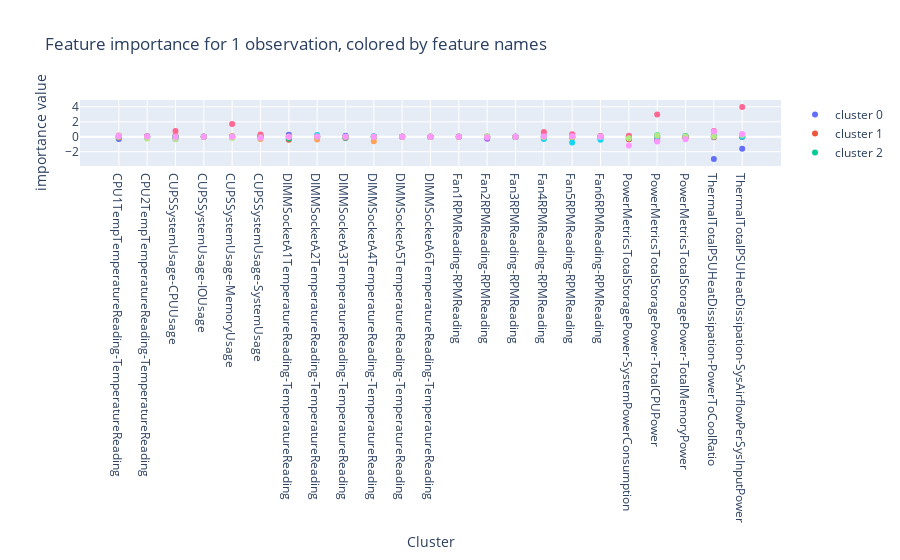

Notebook source saved alongside this figure:
### Code cell
i = 0

x = feature_cols
fig = go.Figure()
shape_1obs = shap_values_np[:,i,:]
print("pred: Cluster", pred_valid[i])
for i in range(len_cluster):
    fig.add_trace(go.Scatter(x=x, y=shape_1obs[i,:], name="cluster "+str(i), mode='markers'))


fig.update_layout(barmode='relative', title_text='Feature importance for 1 observation, colored by feature names',   
        yaxis=dict(
        title='importance value',
    ),   xaxis=dict(
        title='Cluster',
    ))
fig.show()

### Figure 1 — Plotly figure (JSON) as saved in the notebook; plotly's stock layout.template omitted (floating-point values rounded to 4 significant figures)
{"data": [{"mode": "markers", "name": "cluster 0", "type": "scatter", "x": ["CPU1TempTemperatureReading-TemperatureReading", "CPU2TempTemperatureReading-TemperatureReading", "CUPSSystemUsage-CPUUsage", "CUPSSystemUsage-IOUsage", "CUPSSystemUsage-MemoryUsage", "CUPSSystemUsage-SystemUsage", "DIMMSocketA1TemperatureReading-TemperatureReading", "DIMMSocketA2TemperatureReading-TemperatureReading", "DIMMSocketA3TemperatureReading-TemperatureReading", "DIMMSocketA4TemperatureReading-TemperatureReading", "DIMMSocketA5TemperatureReading-TemperatureReading", "DIMMSocketA6TemperatureReading-TemperatureReading", "Fan1RPMReading-RPMReading", "Fan2RPMReading-RPMReading", "Fan3RPMReading-RPMReading", "Fan4RPMReading-RPMReading", "Fan5RPMReading-RPMReading", "Fan6RPMReading-RPMReading", "PowerMetricsTotalStoragePower-SystemPowerConsumption", "PowerMetricsTotalStoragePower-TotalCPUPower", "PowerMetricsTotalStoragePower-TotalMemoryPower", "ThermalTotalPSUHeatDissipation-PowerToCoolRatio", "ThermalTotalPSUHeatDissipation-SysAirflowPerSysInputPower"], "y": [-0.3211, -0.1245, 0.001223, 0, 0.004063, 0.005841, 0.2662, -0.01008, 0.1444, 0.0008095, 0, 0, 0, -0.01811, 0, 0.05685, -3.876e-05, -1.999e-05, -0.2901, -0.5534, -0.07315, -2.971, -1.592]}, {"mode": "markers", "name": "cluster 1", "type": "scatter", "x": ["CPU1TempTemperatureReading-TemperatureReading", "CPU2TempTemperatureReading-TemperatureReading", "CUPSSystemUsage-CPUUsage", "CUPSSystemUsage-IOUsage", "CUPSSystemUsage-MemoryUsage", "CUPSSystemUsage-SystemUsage", "DIMMSocketA1TemperatureReading-TemperatureReading", "DIMMSocketA2TemperatureReading-TemperatureReading", "DIMMSocketA3TemperatureReading-TemperatureReading", "DIMMSocketA4TemperatureReading-TemperatureReading", "DIMMSocketA5TemperatureReading-TemperatureReading", "DIMMSocketA6TemperatureReading-TemperatureReading", "Fan1RPMReading-RPMReading", "Fan2RPMReading-RPMReading", "Fan3RPMReading-RPMReading", "Fan4RPMReading-RPMReading", "Fan5RPMReading-RPMReading", "Fan6RPMReading-RPMReading", "PowerMetricsTotalStoragePower-SystemPowerConsumption", "PowerMetricsTotalStoragePower-TotalCPUPower", "PowerMetricsTotalStoragePower-TotalMemoryPower", "ThermalTotalPSUHeatDissipation-PowerToCoolRatio", "ThermalTotalPSUHeatDissipation-SysAirflowPerSysInputPower"], "y": [-0.001574, 3.398e-05, 1.028e-05, 0, 0.0001727, 2.413e-05, -0.388, -0.0001682, -0.1872, 1.24e-05, 0, 0, 0, 0.0005588, 0, -0.01368, -3.614e-05, -3.282e-06, -0.3322, -0.1088, -0.1174, -0.06453, -0.03106]}, {"mode": "markers", "name": "cluster 2", "type": "scatter", "x": ["CPU1TempTemperatureReading-TemperatureReading", "CPU2TempTemperatureReading-TemperatureReading", "CUPSSystemUsage-CPUUsage", "CUPSSystemUsage-IOUsage", "CUPSSystemUsage-MemoryUsage", "CUPSSystemUsage-SystemUsage", "DIMMSocketA1TemperatureReading-TemperatureReading", "DIMMSocketA2TemperatureReading-TemperatureReading", "DIMMSocketA3TemperatureReading-TemperatureReading", "DIMMSocketA4TemperatureReading-TemperatureReading", "DIMMSocketA5TemperatureReading-TemperatureReading", "DIMMSocketA6TemperatureReading-TemperatureReading", "Fan1RPMReading-RPMReading", "Fan2RPMReading-RPMReading", "Fan3RPMReading-RPMReading", "Fan4RPMReading-RPMReading", "Fan5RPMReading-RPMReading", "Fan6RPMReading-RPMReading", "PowerMetricsTotalStoragePower-SystemPowerConsumption", "PowerMetricsTotalStoragePower-TotalCPUPower", "PowerMetricsTotalStoragePower-TotalMemoryPower", "ThermalTotalPSUHeatDissipation-PowerToCoolRatio", "ThermalTotalPSUHeatDissipation-SysAirflowPerSysInputPower"], "y": [-0.0771, -0.03692, -0.01011, 0, 4.877e-05, -0.0001997, -0.2341, -4.34e-06, -0.1317, -0.001263, 0, 0, 0, -0.1723, 0, 0.01118, 0.1029, 0.002769, -0.1855, 0.1885, 0.08612, 0.04391, -0.005754]}, {"mode": "markers", "name": "cluster 3", "type": "scatter", "x": ["CPU1TempTemperatureReading-TemperatureReading", "CPU2TempTemperatureReading-TemperatureReading", "CUPSSystemUsage-CPUUsage", "CUPSSystemUsage-IOUsage", "CUPSSystemUsage-MemoryUsage", "CUPSSystemUsage-SystemUsage", "DIMMSocketA1TemperatureReading-TemperatureReading", "DIMMSocketA2TemperatureReading-TemperatureReading", "DIMMSocketA3TemperatureReading-TemperatureReading", "DIMMSocketA4TemperatureReading-TemperatureReading", "DIMMSocketA5TemperatureReading-TemperatureReading", "DIMMSocketA6TemperatureReading-TemperatureReading", "Fan1RPMReading-RPMReading", "Fan2RPMReading-RPMReading", "Fan3RPMReading-RPMReading", "Fan4RPMReading-RPMReading", "Fan5RPMReading-RPMReading", "Fan6RPMReading-RPMReading", "PowerMetricsTotalStoragePower-SystemPowerConsumption", "PowerMetricsTotalStoragePower-TotalCPUPower", "PowerMetricsTotalStoragePower-TotalMemoryPower", "ThermalTotalPSUHeatDissipation-PowerToCoolRatio", "ThermalTotalPSUHeatDissipation-SysAirflowPerSysInputPower"], "y": [-0.04385, -0.01953, -0.2967, 0, -0.07951, 0.09662, -0.001295, -0.0002254, -0.0002341, -0.01171, 0, 0, 0, -0.2823, 0, -0.156, -0.08854, -0.03422, 0.0133, -0.000346, 0.003342, 0.004206, 0.001248]}, {"mode": "markers", "name": "cluster 4", "type": "scatter", "x": ["CPU1TempTemperatureReading-TemperatureReading", "CPU2TempTemperatureReading-TemperatureReading", "CUPSSystemUsage-CPUUsage", "CUPSSystemUsage-IOUsage", "CUPSSystemUsage-MemoryUsage", "CUPSSystemUsage-SystemUsage", "DIMMSocketA1TemperatureReading-TemperatureReading", "DIMMSocketA2TemperatureReading-TemperatureReading", "DIMMSocketA3TemperatureReading-TemperatureReading", "DIMMSocketA4TemperatureReading-TemperatureReading", "DIMMSocketA5TemperatureReading-TemperatureReading", "DIMMSocketA6TemperatureReading-TemperatureReading", "Fan1RPMReading-RPMReading", "Fan2RPMReading-RPMReading", "Fan3RPMReading-RPMReading", "Fan4RPMReading-RPMReading", "Fan5RPMReading-RPMReading", "Fan6RPMReading-RPMReading", "PowerMetricsTotalStoragePower-SystemPowerConsumption", "PowerMetricsTotalStoragePower-TotalCPUPower", "PowerMetricsTotalStoragePower-TotalMemoryPower", "ThermalTotalPSUHeatDissipation-PowerToCoolRatio", "ThermalTotalPSUHeatDissipation-SysAirflowPerSysInputPower"], "y": [-0.05721, -0.02004, 0.1956, 0, 0.09133, -0.3106, 0.0006726, -0.3676, 0.0002041, -0.6145, 0, 0, 0, -0.002908, 0, -0.196, -0.09872, -0.04215, -0.0005434, 0.007061, 2.753e-05, 0.109, 0.02449]}, {"mode": "markers", "name": "cluster 5", "type": "scatter", "x": ["CPU1TempTemperatureReading-TemperatureReading", "CPU2TempTemperatureReading-TemperatureReading", "CUPSSystemUsage-CPUUsage", "CUPSSystemUsage-IOUsage", "CUPSSystemUsage-MemoryUsage", "CUPSSystemUsage-SystemUsage", "DIMMSocketA1TemperatureReading-TemperatureReading", "DIMMSocketA2TemperatureReading-TemperatureReading", "DIMMSocketA3TemperatureReading-TemperatureReading", "DIMMSocketA4TemperatureReading-TemperatureReading", "DIMMSocketA5TemperatureReading-TemperatureReading", "DIMMSocketA6TemperatureReading-TemperatureReading", "Fan1RPMReading-RPMReading", "Fan2RPMReading-RPMReading", "Fan3RPMReading-RPMReading", "Fan4RPMReading-RPMReading", "Fan5RPMReading-RPMReading", "Fan6RPMReading-RPMReading", "PowerMetricsTotalStoragePower-SystemPowerConsumption", "PowerMetricsTotalStoragePower-TotalCPUPower", "PowerMetricsTotalStoragePower-TotalMemoryPower", "ThermalTotalPSUHeatDissipation-PowerToCoolRatio", "ThermalTotalPSUHeatDissipation-SysAirflowPerSysInputPower"], "y": [0.04707, 0.05332, 0.02072, 0, -0.01301, -0.1127, 3.262e-05, 0.2209, 2.051e-05, 0.07418, 0, 0, 0, -0.006515, 0, -0.3045, -0.7703, -0.4091, -0.02281, -0.006754, 5.153e-05, 0.1441, 0.004824]}, {"mode": "markers", "name": "cluster 6", "type": "scatter", "x": ["CPU1TempTemperatureReading-TemperatureReading", "CPU2TempTemperatureReading-TemperatureReading", "CUPSSystemUsage-CPUUsage", "CUPSSystemUsage-IOUsage", "CUPSSystemUsage-MemoryUsage", "CUPSSystemUsage-SystemUsage", "DIMMSocketA1TemperatureReading-TemperatureReading", "DIMMSocketA2TemperatureReading-TemperatureReading", "DIMMSocketA3TemperatureReading-TemperatureReading", "DIMMSocketA4TemperatureReading-TemperatureReading", "DIMMSocketA5TemperatureReading-TemperatureReading", "DIMMSocketA6TemperatureReading-TemperatureReading", "Fan1RPMReading-RPMReading", "Fan2RPMReading-RPMReading", "Fan3RPMReading-RPMReading", "Fan4RPMReading-RPMReading", "Fan5RPMReading-RPMReading", "Fan6RPMReading-RPMReading", "PowerMetricsTotalStoragePower-SystemPowerConsumption", "PowerMetricsTotalStoragePower-TotalCPUPower", "PowerMetricsTotalStoragePower-TotalMemoryPower", "ThermalTotalPSUHeatDissipation-PowerToCoolRatio", "ThermalTotalPSUHeatDissipation-SysAirflowPerSysInputPower"], "y": [0.1561, 0.05273, 0.7637, 0, 1.685, 0.2871, 0.0002479, 0.0004284, 4.693e-05, -5.637e-07, 0, 0, 0, 0.0009517, 0, 0.6215, 0.3231, 0.1065, 0.1154, 2.966, 0.0001744, 0.7704, 3.966]}, {"mode": "markers", "name": "cluster 7", "type": "scatter", "x": ["CPU1TempTemperatureReading-TemperatureReading", "CPU2TempTemperatureReading-TemperatureReading", "CUPSSystemUsage-CPUUsage", "CUPSSystemUsage-IOUsage", "CUPSSystemUsage-MemoryUsage", "CUPSSystemUsage-SystemUsage", "DIMMSocketA1TemperatureReading-TemperatureReading", "DIMMSocketA2TemperatureReading-TemperatureReading", "DIMMSocketA3TemperatureReading-TemperatureReading", "DIMMSocketA4TemperatureReading-TemperatureReading", "DIMMSocketA5TemperatureReading-TemperatureReading", "DIMMSocketA6TemperatureReading-TemperatureReading", "Fan1RPMReading-RPMReading", "Fan2RPMReading-RPMReading", "Fan3RPMReading-RPMReading", "Fan4RPMReading-RPMReading", "Fan5RPMReading-RPMReading", "Fan6RPMReading-RPMReading", "PowerMetricsTotalStoragePower-SystemPowerConsumption", "PowerMetricsTotalStoragePower-TotalCPUPower", "PowerMetricsTotalStoragePower-TotalMemoryPower", "ThermalTotalPSUHeatDissipation-PowerToCoolRatio", "ThermalTotalPSUHeatDissipation-SysAirflowPerSysInputPower"], "y": [0.1326, -0.2254, -0.2989, 0, -0.1585, -0.09071, 0.002469, 0.007333, 0.0006819, 0.001083, 0, 0, 0, 0.07084, 0, -0.03367, -0.01974, 9.01e-06, -0.2055, 0.176, 0.02654, 0.03534, 0.2183]}, {"mode": "markers", "name": "cluster 8", "type": "scatter", "x": ["CPU1TempTemperatureReading-TemperatureReading", "CPU2TempTemperatureReading-TemperatureReading", "CUPSSystemUsage-CPUUsage", "CUPSSystemUsage-IOUsage", "CUPSSystemUsage-MemoryUsage", "CUPSSystemUsage-SystemUsage", "DIMMSocketA1TemperatureReading-TemperatureReading", "DIMMSocketA2TemperatureReading-TemperatureReading", "DIMMSocketA3TemperatureReading-TemperatureReading", "DIMMSocketA4TemperatureReading-TemperatureReading", "DIMMSocketA5TemperatureReading-TemperatureReading", "DIMMSocketA6TemperatureReading-TemperatureReading", "Fan1RPMReading-RPMReading", "Fan2RPMReading-RPMReading", "Fan3RPMReading-RPMReading", "Fan4RPMReading-RPMReading", "Fan5RPMReading-RPMReading", "Fan6RPMReading-RPMReading", "PowerMetricsTotalStoragePower-SystemPowerConsumption", "PowerMetricsTotalStoragePower-TotalCPUPower", "PowerMetricsTotalStoragePower-TotalMemoryPower", "ThermalTotalPSUHeatDissipation-PowerToCoolRatio", "ThermalTotalPSUHeatDissipation-SysAirflowPerSysInputPower"], "y": [0.107, 0.02668, 0.0006246, 0, -0.006968, -0.1259, 5.47e-06, 0.03416, 2.559e-06, 0.001438, 0, 0, 0, -0.0612, 0, 0.02063, 0.04866, 9.517e-06, -1.168, -0.6347, -0.3394, 0.7144, 0.3716]}], "layout": {"barmode": "relative", "title": {"text": "Feature importance for 1 observation, colored by feature names"}, "xaxis": {"title": {"text": "Cluster"}}, "yaxis": {"title": {"text": "importance value"}}}}
